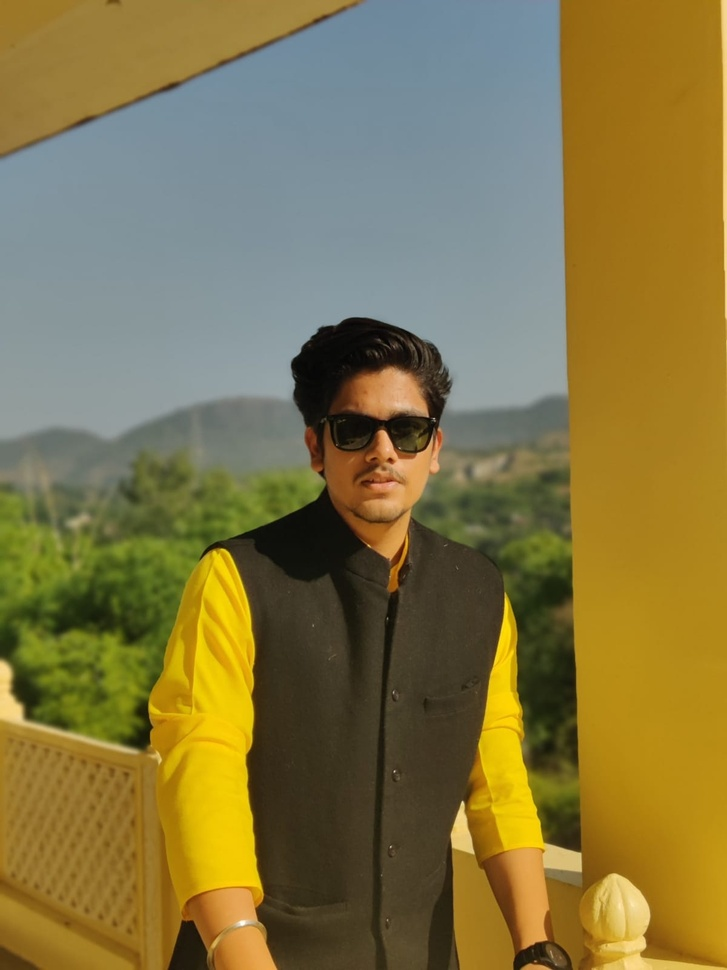
#> input picture Face-Detection/shreyansh.jpg, 727 x 970 px, shrunk from 1200 x 1600 before the run
$ jupyter execute face-detection-1.ipynb
#> lines starting #> are read from the running program, lines starting #| are printed output that depends on the picture; after the words box and inside, x2 and y2 are one past the last pixel; in counts of white or black regions, pixels touching at a corner belong together
[cell 1]
import numpy as np
import cv2
import matplotlib.pyplot as plt

[cell 2]
#Loading the image to be tested
test_image = cv2.imread('shreyansh.jpg')
#> test_image is the input picture: shape (970, 727, 3); mean B, G, R 68.3, 117.5, 130.5

#Converting to grayscale
test_image_gray = cv2.cvtColor(test_image, cv2.COLOR_BGR2GRAY)
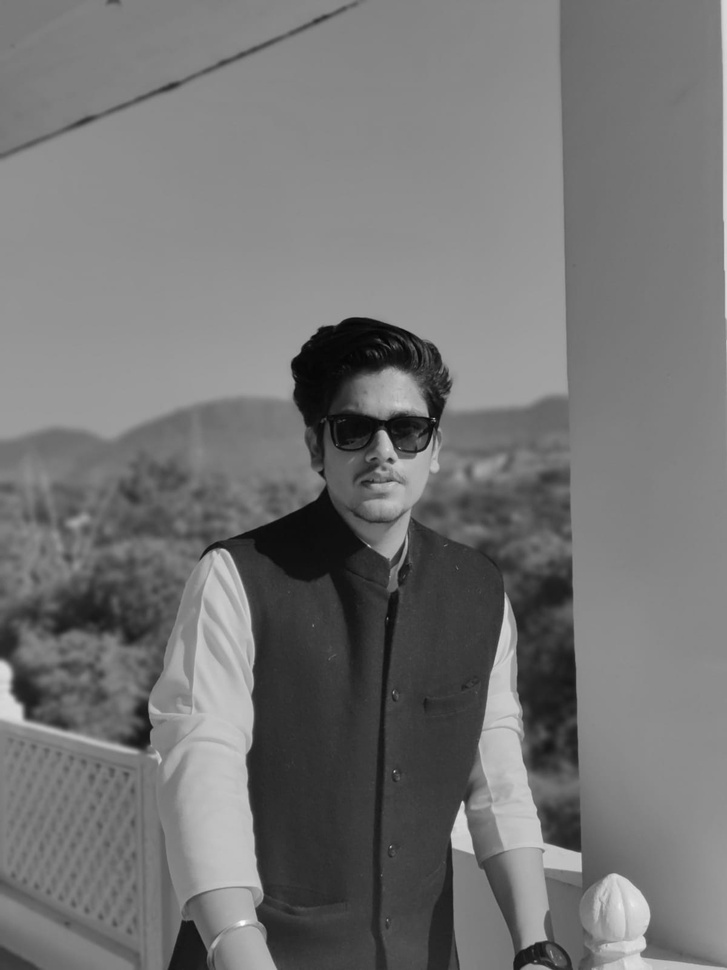
#> test_image_gray: shape (970, 727); min 2, max 253, mean 115.8

# Displaying the grayscale image
plt.imshow(test_image_gray, cmap='gray')


def convertToRGB(image):
    return cv2.cvtColor(image, cv2.COLOR_BGR2RGB)


haar_cascade_face = cv2.CascadeClassifier('haarcascade_frontalface_default.xml')

faces_rects = haar_cascade_face.detectMultiScale(test_image_gray, scaleFactor = 1.2, minNeighbors = 5);
#> faces_rects = [[304, 378, 154, 154]]

# Let us print the no. of faces found|
print('Faces found: ', len(faces_rects))
#| Faces found:  1
for (x,y,w,h) in faces_rects:
     cv2.rectangle(test_image, (x, y), (x+w, y+h), (0, 255, 0), 2)
#> this loop made 1 pass
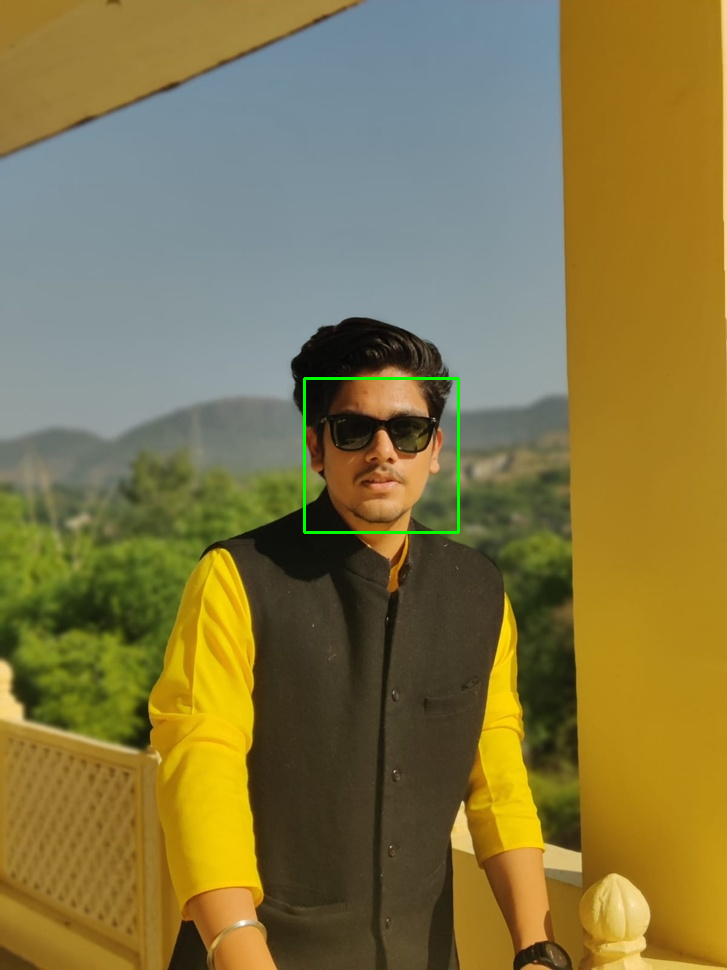
#> test_image: shape (970, 727, 3); 0.26% of pixels changed, all inside (x1, y1, x2, y2) = (303, 377, 460, 534)


#convert image to RGB and show image

plt.imshow(convertToRGB(test_image))
plt.show()
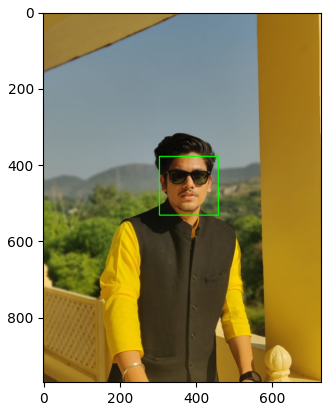
#> figure drawn by matplotlib, 1 panel
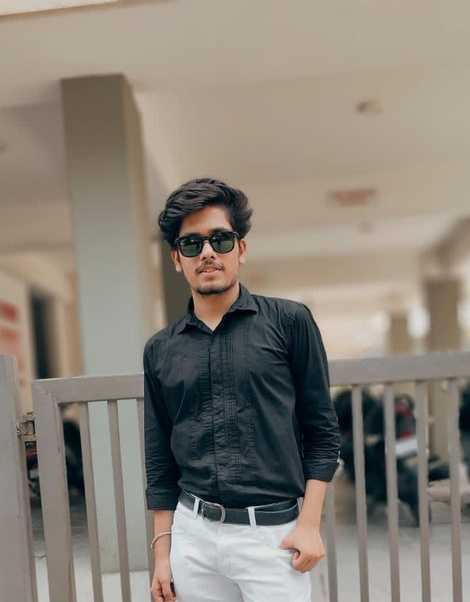
#> input picture Face-Detection/photo.jpeg, 470 x 602 px, shrunk from 776 x 993 before the run
#> further down, test_image2 is the input picture: shape (602, 470, 3); mean B, G, R 120.2, 130.4, 137.7

[cell 3]
# [43 lines of commented-out code are left out]

[cell 4]
def detect_faces(cascade, test_image, scaleFactor = 1.1):
    # create a copy of the image to prevent any changes to the original one.
#> called with scaleFactor = 1.1
    image_copy = test_image.copy()

    #convert the test image to gray scale as opencv face detector expects gray images
    gray_image = cv2.cvtColor(image_copy, cv2.COLOR_BGR2GRAY)
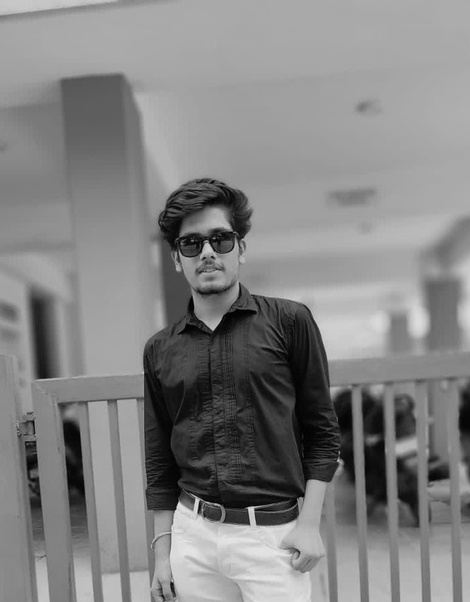
#> gray_image: shape (602, 470); min 0, max 231, mean 131.4

    # Applying the haar classifier to detect faces
    faces_rect = cascade.detectMultiScale(gray_image, scaleFactor=scaleFactor, minNeighbors=5)
#> faces_rect = [[158, 206, 98, 98]]

    for (x, y, w, h) in faces_rect:
        cv2.rectangle(image_copy, (x, y), (x+w, y+h), (0, 255, 0), 15)
#> this loop made 1 pass
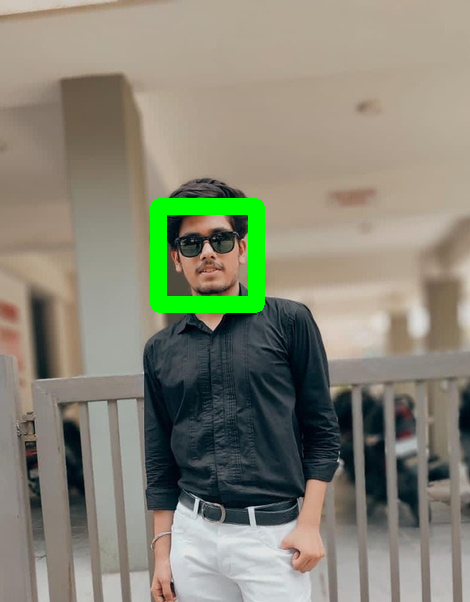
#> image_copy: shape (602, 470, 3); 2.32% of pixels changed, all inside (x1, y1, x2, y2) = (150, 198, 265, 313)

    return image_copy

#loading image
test_image2 = cv2.imread('photo.jpeg')

# Converting to grayscale

test_image_gray = cv2.cvtColor(test_image, cv2.COLOR_BGR2GRAY)

# Displaying grayscale image

plt.imshow(test_image_gray, cmap='gray')

plt.show()


#loading image
test_image2 = cv2.imread('photo.jpeg')

#call the function to detect faces
faces = detect_faces(haar_cascade_face, test_image2)

#convert to RGB and display image
plt.imshow(convertToRGB(faces))

plt.show()


cv2.imwrite('image.png',faces)
#> Out = True
